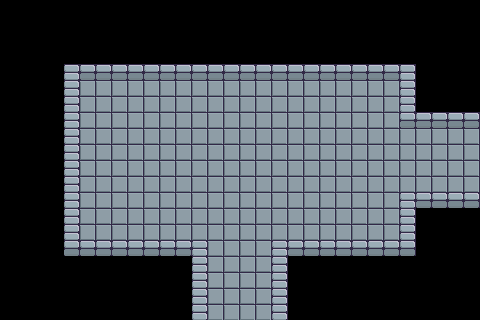

A level layout from a 2D game, rendered from its tile map. Below: a short description, then the map file with its tile-grid data intact:
An orthogonal 30x20 tile map with 16x16 px tiles, 1 tile layer (Tile Layer 1).

<map version="1.2" tiledversion="1.3.3" orientation="orthogonal" renderorder="right-down" width="30" height="20" tilewidth="16" tileheight="16" infinite="0" nextlayerid="2" nextobjectid="1">
 <editorsettings>
  <export target="6_bottom_right.lua" format="lua" />
 </editorsettings>
 <tileset firstgid="1" source="../../assets/map/tileset_brootal.tsx" />
 <layer id="1" name="Tile Layer 1" width="30" height="20">
  <data encoding="csv">
0,0,0,0,0,0,0,0,0,0,0,0,0,0,0,0,0,0,0,0,0,0,0,0,0,0,0,0,0,0,
0,0,0,0,0,0,0,0,0,0,0,0,0,0,0,0,0,0,0,0,0,0,0,0,0,0,0,0,0,0,
0,0,0,0,0,0,0,0,0,0,0,0,0,0,0,0,0,0,0,0,0,0,0,0,0,0,0,0,0,0,
0,0,0,79,0,0,0,0,0,0,0,0,0,0,0,0,0,0,0,0,0,0,0,0,0,0,80,0,0,0,
0,0,0,53,4,5,5,5,5,5,5,5,5,5,5,5,5,5,5,5,5,5,5,5,5,4,54,0,0,0,
0,0,0,53,4,2,2,2,2,2,2,2,2,2,2,2,2,2,2,2,2,2,2,2,2,4,54,0,0,0,
0,0,0,53,4,2,2,2,2,2,2,2,2,2,2,2,2,2,2,2,2,2,2,2,2,4,0,0,0,0,
0,0,0,53,4,2,2,2,2,2,2,2,2,2,2,2,2,2,2,2,2,2,2,2,2,5,5,5,5,5,
0,0,0,53,4,2,2,2,2,2,2,2,2,2,2,2,2,2,2,2,2,2,2,2,2,2,2,2,2,2,
0,0,0,53,4,2,2,2,2,2,2,2,2,2,2,2,2,2,2,2,2,2,2,2,2,2,2,2,2,2,
0,0,0,53,4,2,2,2,2,2,2,2,2,2,2,2,2,2,2,2,2,2,2,2,2,2,2,2,2,2,
0,0,0,53,4,2,2,2,2,2,2,2,2,2,2,2,2,2,2,2,2,2,2,2,2,2,2,2,2,2,
0,0,0,53,4,2,2,2,2,2,2,2,2,2,2,2,2,2,2,2,2,2,2,2,2,4,5,5,5,5,
0,0,0,53,4,2,2,2,2,2,2,2,2,2,2,2,2,2,2,2,2,2,2,2,2,4,54,0,0,0,
0,0,0,53,4,2,2,2,2,2,2,2,2,2,2,2,2,2,2,2,2,2,2,2,2,4,54,0,0,0,
0,0,0,0,5,5,5,5,5,5,5,5,4,2,2,2,2,4,5,5,5,5,5,5,5,5,54,0,0,0,
0,0,0,105,0,0,0,0,0,0,0,0,4,2,2,2,2,4,0,0,0,0,0,0,0,0,106,0,0,0,
0,0,0,0,0,0,0,0,0,0,0,0,4,2,2,2,2,4,0,0,0,0,0,0,0,0,0,0,0,0,
0,0,0,0,0,0,0,0,0,0,0,0,4,2,2,2,2,4,0,0,0,0,0,0,0,0,0,0,0,0,
0,0,0,0,0,0,0,0,0,0,0,0,4,2,2,2,2,4,0,0,0,0,0,0,0,0,0,0,0,0
</data>
 </layer>
</map>